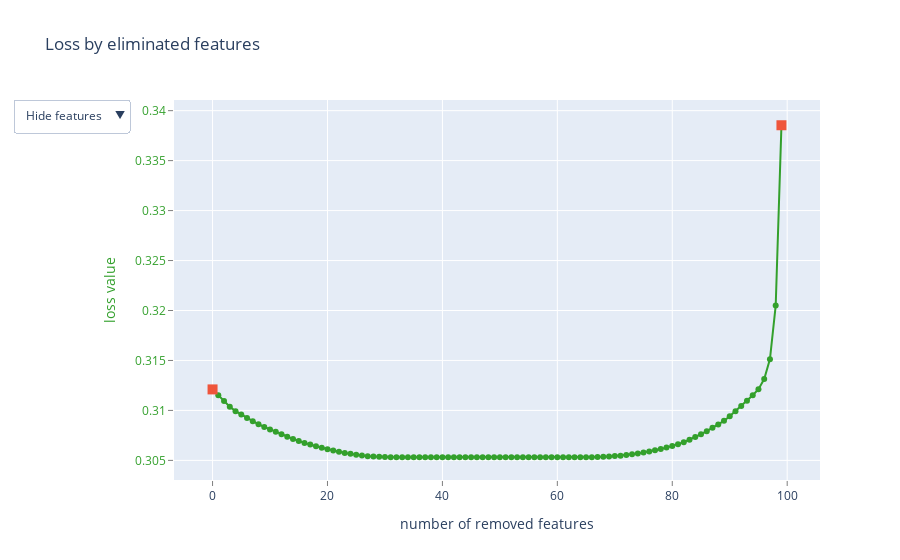

The notebook cell this image was saved under:
### Code cell
from catboost import CatBoostClassifier, Pool, EFeaturesSelectionAlgorithm
from sklearn.model_selection import train_test_split
import numpy as np
import pandas as pd

# Данные
from sklearn.datasets import make_classification
X, y = make_classification(n_samples=1000, n_features=100, random_state=42)
feature_names = [f'feature_{i}' for i in range(X.shape[1])]

X = pd.DataFrame(X, columns=feature_names)

X_train, X_val, y_train, y_val = train_test_split(X, y, test_size=0.2, random_state=42)

# Пулы данных
train_pool = Pool(X_train, label=y_train)
val_pool = Pool(X_val, label=y_val)

# Базовая модель
model = CatBoostClassifier(iterations=200, depth=6, learning_rate=0.1, od_wait=10, eval_metric='Logloss', verbose=0)

# Храним результаты
num_features_list = []
metrics_list = []

# Запускаем отбор фичей
selection_result = model.select_features(
    train_pool,
    eval_set=val_pool,
    features_for_select=X.columns,  # Берем все признаки
    num_features_to_select=1,  # Оставляем минимум 1 признак
    algorithm=EFeaturesSelectionAlgorithm.RecursiveByShapValues,  # Поочередно удаляем признаки
    steps=1,  # Убираем по 1 признаку за шаг
    shap_calc_type="Regular",  # Используем SHAP
    train_final_model=True,  # Переобучаем модель после каждого удаления
    plot=True,
)

# Определяем оптимальное число признаков
optimal_idx = np.argmin(selection_result['loss_graph']['loss_values'])  # Минимальная ошибка
optimal_features = selection_result['selected_features_names'] + selection_result['eliminated_features_names'][::-1][:optimal_idx]

print(f'Оптимальное количество признаков: {len(optimal_features)}')
print(f'Выбранные признаки: {optimal_features}')

### Figure 1 — Plotly figure (JSON) as saved in the notebook; plotly's stock layout.template omitted (floating-point values rounded to 4 significant figures)
{"data": [{"line": {"color": "rgb(51,160,44)"}, "mode": "lines+markers", "name": "", "text": ["", "feature_20", "feature_62", "feature_53", "feature_40", "feature_75", "feature_8", "feature_44", "feature_14", "feature_9", "feature_28", "feature_99", "feature_59", "feature_33", "feature_80", "feature_43", "feature_98", "feature_70", "feature_32", "feature_87", "feature_36", "feature_76", "feature_23", "feature_51", "feature_57", "feature_71", "feature_29", "feature_42", "feature_26", "feature_96", "feature_18", "feature_49", "feature_15", "feature_2", "feature_5", "feature_6", "feature_7", "feature_19", "feature_21", "feature_24", "feature_31", "feature_34", "feature_41", "feature_46", "feature_48", "feature_50", "feature_52", "feature_54", "feature_55", "feature_56", "feature_63", "feature_64", "feature_65", "feature_67", "feature_68", "feature_69", "feature_72", "feature_73", "feature_78", "feature_79", "feature_85", "feature_90", "feature_92", "feature_94", "feature_95", "feature_97", "feature_93", "feature_27", "feature_0", "feature_45", "feature_1", "feature_58", "feature_35", "feature_86", "feature_88", "feature_3", "feature_89", "feature_38", "feature_22", "feature_11", "feature_77", "feature_17", "feature_13", "feature_47", "feature_91", "feature_25", "feature_82", "feature_4", "feature_39", "feature_61", "feature_84", "feature_12", "feature_30", "feature_37", "feature_83", "feature_81", "feature_74", "feature_10", "feature_66", "feature_16"], "type": "scatter", "x": [0, 1, 2, 3, 4, 5, 6, 7, 8, 9, 10, 11, 12, 13, 14, 15, 16, 17, 18, 19, 20, 21, 22, 23, 24, 25, 26, 27, 28, 29, 30, 31, 32, 33, 34, 35, 36, 37, 38, 39, 40, 41, 42, 43, 44, 45, 46, 47, 48, 49, 50, 51, 52, 53, 54, 55, 56, 57, 58, 59, 60, 61, 62, 63, 64, 65, 66, 67, 68, 69, 70, 71, 72, 73, 74, 75, 76, 77, 78, 79, 80, 81, 82, 83, 84, 85, 86, 87, 88, 89, 90, 91, 92, 93, 94, 95, 96, 97, 98, 99], "y": [0.3121, 0.3115, 0.3109, 0.3104, 0.3099, 0.3096, 0.3092, 0.3089, 0.3086, 0.3083, 0.3081, 0.3079, 0.3076, 0.3074, 0.3072, 0.3069, 0.3067, 0.3066, 0.3064, 0.3063, 0.3061, 0.306, 0.3059, 0.3057, 0.3057, 0.3056, 0.3055, 0.3054, 0.3054, 0.3054, 0.3053, 0.3053, 0.3053, 0.3053, 0.3053, 0.3053, 0.3053, 0.3053, 0.3053, 0.3053, 0.3053, 0.3053, 0.3053, 0.3053, 0.3053, 0.3053, 0.3053, 0.3053, 0.3053, 0.3053, 0.3053, 0.3053, 0.3053, 0.3053, 0.3053, 0.3053, 0.3053, 0.3053, 0.3053, 0.3053, 0.3053, 0.3053, 0.3053, 0.3053, 0.3053, 0.3053, 0.3053, 0.3053, 0.3054, 0.3054, 0.3054, 0.3055, 0.3055, 0.3056, 0.3057, 0.3058, 0.3059, 0.306, 0.3061, 0.3063, 0.3064, 0.3066, 0.3068, 0.3071, 0.3073, 0.3076, 0.3079, 0.3083, 0.3086, 0.309, 0.3094, 0.3099, 0.3105, 0.311, 0.3115, 0.3121, 0.3131, 0.3151, 0.3205, 0.3385]}, {"marker": {"size": 10, "symbol": "square"}, "mode": "markers", "name": "", "text": ["", "feature_16"], "type": "scatter", "x": [0, 99], "y": [0.3121, 0.3385]}, {"mode": "text", "name": "", "text": ["", "20", "62", "53", "40", "75", "8", "44", "14", "9", "28", "99", "59", "33", "80", "43", "98", "70", "32", "87", "36", "76", "23", "51", "57", "71", "29", "42", "26", "96", "18", "49", "15", "2", "5", "6", "7", "19", "21", "24", "31", "34", "41", "46", "48", "50", "52", "54", "55", "56", "63", "64", "65", "67", "68", "69", "72", "73", "78", "79", "85", "90", "92", "94", "95", "97", "93", "27", "0", "45", "1", "58", "35", "86", "88", "3", "89", "38", "22", "11", "77", "17", "13", "47", "91", "25", "82", "4", "39", "61", "84", "12", "30", "37", "83", "81", "74", "10", "66", "16"], "textfont": {"color": "rgb(51,160,44)", "family": "sans serif", "size": 18}, "textposition": "bottom center", "type": "scatter", "visible": false, "x": [0, 1, 2, 3, 4, 5, 6, 7, 8, 9, 10, 11, 12, 13, 14, 15, 16, 17, 18, 19, 20, 21, 22, 23, 24, 25, 26, 27, 28, 29, 30, 31, 32, 33, 34, 35, 36, 37, 38, 39, 40, 41, 42, 43, 44, 45, 46, 47, 48, 49, 50, 51, 52, 53, 54, 55, 56, 57, 58, 59, 60, 61, 62, 63, 64, 65, 66, 67, 68, 69, 70, 71, 72, 73, 74, 75, 76, 77, 78, 79, 80, 81, 82, 83, 84, 85, 86, 87, 88, 89, 90, 91, 92, 93, 94, 95, 96, 97, 98, 99], "y": [0.3121, 0.3115, 0.3109, 0.3104, 0.3099, 0.3096, 0.3092, 0.3089, 0.3086, 0.3083, 0.3081, 0.3079, 0.3076, 0.3074, 0.3072, 0.3069, 0.3067, 0.3066, 0.3064, 0.3063, 0.3061, 0.306, 0.3059, 0.3057, 0.3057, 0.3056, 0.3055, 0.3054, 0.3054, 0.3054, 0.3053, 0.3053, 0.3053, 0.3053, 0.3053, 0.3053, 0.3053, 0.3053, 0.3053, 0.3053, 0.3053, 0.3053, 0.3053, 0.3053, 0.3053, 0.3053, 0.3053, 0.3053, 0.3053, 0.3053, 0.3053, 0.3053, 0.3053, 0.3053, 0.3053, 0.3053, 0.3053, 0.3053, 0.3053, 0.3053, 0.3053, 0.3053, 0.3053, 0.3053, 0.3053, 0.3053, 0.3053, 0.3053, 0.3054, 0.3054, 0.3054, 0.3055, 0.3055, 0.3056, 0.3057, 0.3058, 0.3059, 0.306, 0.3061, 0.3063, 0.3064, 0.3066, 0.3068, 0.3071, 0.3073, 0.3076, 0.3079, 0.3083, 0.3086, 0.309, 0.3094, 0.3099, 0.3105, 0.311, 0.3115, 0.3121, 0.3131, 0.3151, 0.3205, 0.3385]}, {"mode": "text", "name": "", "text": ["", "feature_20", "feature_62", "feature_53", "feature_40", "feature_75", "feature_8", "feature_44", "feature_14", "feature_9", "feature_28", "feature_99", "feature_59", "feature_33", "feature_80", "feature_43", "feature_98", "feature_70", "feature_32", "feature_87", "feature_36", "feature_76", "feature_23", "feature_51", "feature_57", "feature_71", "feature_29", "feature_42", "feature_26", "feature_96", "feature_18", "feature_49", "feature_15", "feature_2", "feature_5", "feature_6", "feature_7", "feature_19", "feature_21", "feature_24", "feature_31", "feature_34", "feature_41", "feature_46", "feature_48", "feature_50", "feature_52", "feature_54", "feature_55", "feature_56", "feature_63", "feature_64", "feature_65", "feature_67", "feature_68", "feature_69", "feature_72", "feature_73", "feature_78", "feature_79", "feature_85", "feature_90", "feature_92", "feature_94", "feature_95", "feature_97", "feature_93", "feature_27", "feature_0", "feature_45", "feature_1", "feature_58", "feature_35", "feature_86", "feature_88", "feature_3", "feature_89", "feature_38", "feature_22", "feature_11", "feature_77", "feature_17", "feature_13", "feature_47", "feature_91", "feature_25", "feature_82", "feature_4", "feature_39", "feature_61", "feature_84", "feature_12", "feature_30", "feature_37", "feature_83", "feature_81", "feature_74", "feature_10", "feature_66", "feature_16"], "textfont": {"color": "rgb(51,160,44)", "family": "sans serif", "size": 18}, "textposition": "bottom center", "type": "scatter", "visible": false, "x": [0, 1, 2, 3, 4, 5, 6, 7, 8, 9, 10, 11, 12, 13, 14, 15, 16, 17, 18, 19, 20, 21, 22, 23, 24, 25, 26, 27, 28, 29, 30, 31, 32, 33, 34, 35, 36, 37, 38, 39, 40, 41, 42, 43, 44, 45, 46, 47, 48, 49, 50, 51, 52, 53, 54, 55, 56, 57, 58, 59, 60, 61, 62, 63, 64, 65, 66, 67, 68, 69, 70, 71, 72, 73, 74, 75, 76, 77, 78, 79, 80, 81, 82, 83, 84, 85, 86, 87, 88, 89, 90, 91, 92, 93, 94, 95, 96, 97, 98, 99], "y": [0.3121, 0.3115, 0.3109, 0.3104, 0.3099, 0.3096, 0.3092, 0.3089, 0.3086, 0.3083, 0.3081, 0.3079, 0.3076, 0.3074, 0.3072, 0.3069, 0.3067, 0.3066, 0.3064, 0.3063, 0.3061, 0.306, 0.3059, 0.3057, 0.3057, 0.3056, 0.3055, 0.3054, 0.3054, 0.3054, 0.3053, 0.3053, 0.3053, 0.3053, 0.3053, 0.3053, 0.3053, 0.3053, 0.3053, 0.3053, 0.3053, 0.3053, 0.3053, 0.3053, 0.3053, 0.3053, 0.3053, 0.3053, 0.3053, 0.3053, 0.3053, 0.3053, 0.3053, 0.3053, 0.3053, 0.3053, 0.3053, 0.3053, 0.3053, 0.3053, 0.3053, 0.3053, 0.3053, 0.3053, 0.3053, 0.3053, 0.3053, 0.3053, 0.3054, 0.3054, 0.3054, 0.3055, 0.3055, 0.3056, 0.3057, 0.3058, 0.3059, 0.306, 0.3061, 0.3063, 0.3064, 0.3066, 0.3068, 0.3071, 0.3073, 0.3076, 0.3079, 0.3083, 0.3086, 0.309, 0.3094, 0.3099, 0.3105, 0.311, 0.3115, 0.3121, 0.3131, 0.3151, 0.3205, 0.3385]}], "layout": {"showlegend": false, "title": {"text": "Loss by eliminated features"}, "updatemenus": [{"active": 0, "buttons": [{"args": [{"visible": [true, true, false, false]}], "label": "Hide features", "method": "update"}, {"args": [{"visible": [true, true, true, false]}], "label": "Show indices", "method": "update"}, {"args": [{"visible": [true, true, false, true]}], "label": "Show names", "method": "update"}], "pad": {"r": 10, "t": 10}, "showactive": true, "x": -0.25, "xanchor": "left", "y": 1.03, "yanchor": "top"}], "xaxis": {"gridcolor": "rgb(255,255,255)", "showgrid": true, "showline": false, "showticklabels": true, "tickcolor": "rgb(127,127,127)", "ticks": "outside", "title": {"text": "number of removed features"}, "zeroline": false}, "yaxis": {"gridcolor": "rgb(255,255,255)", "showgrid": true, "showline": false, "showticklabels": true, "tickcolor": "rgb(127,127,127)", "tickfont": {"color": "rgb(51,160,44)"}, "ticks": "outside", "title": {"font": {"color": "rgb(51,160,44)"}, "text": "loss value"}, "zeroline": false}}}
